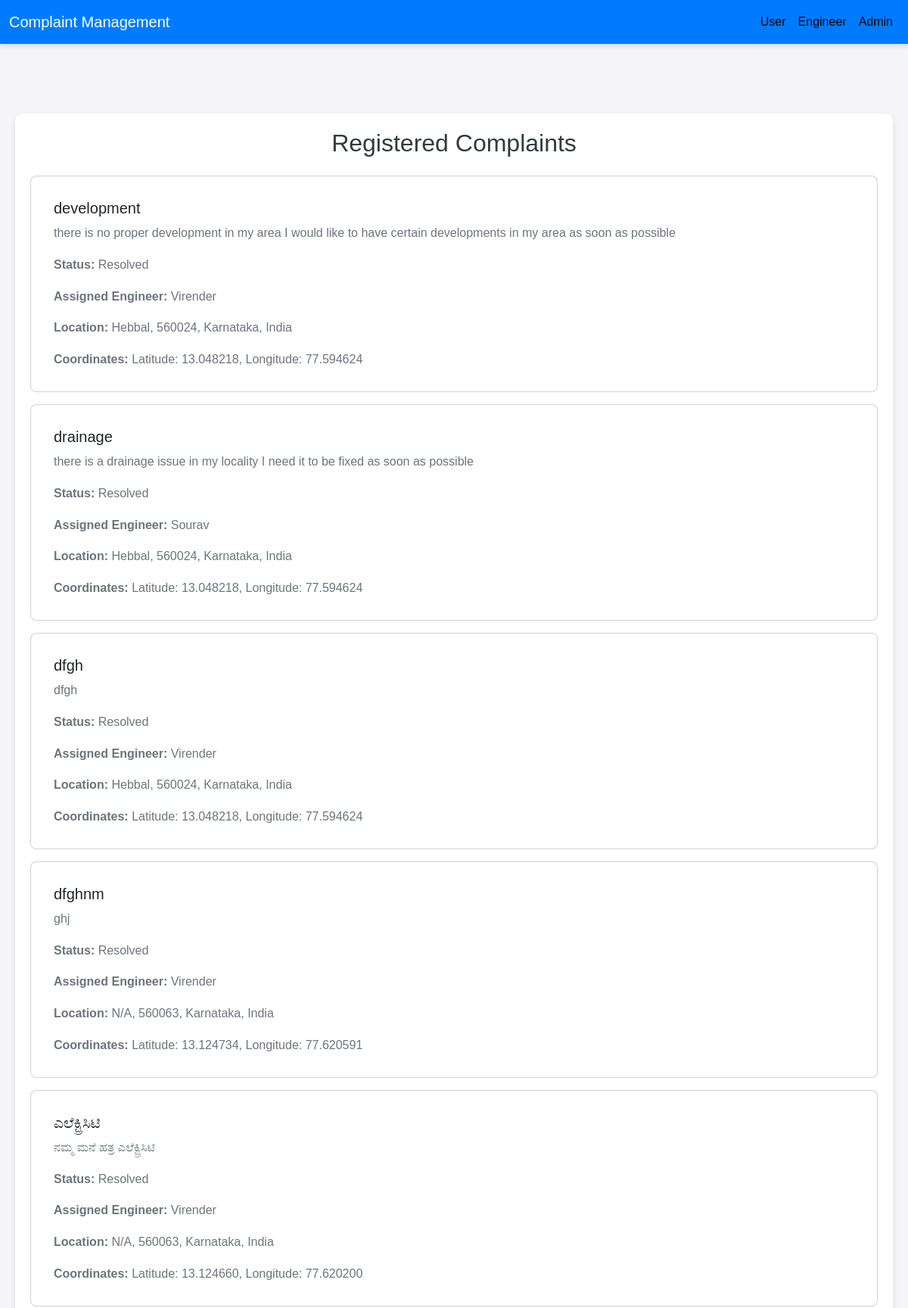
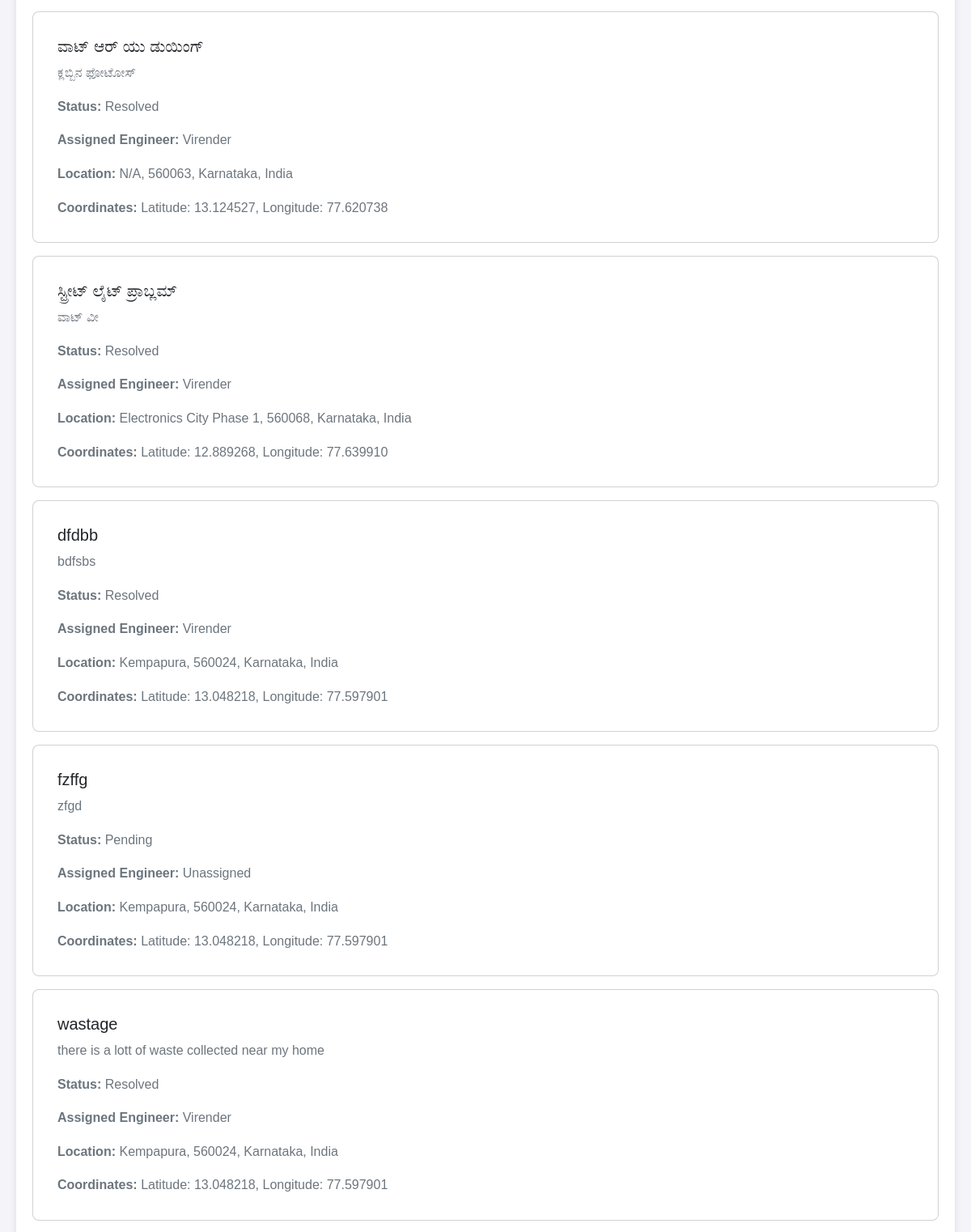
The page /user/complaints/ (signed in, upper part) on the database its author committed (2 pictures, top to bottom).
### complaints/models.py (models this page shows, shortened)
class Complaint(models.Model):
    STATUS_CHOICES = [
        ('Pending', 'Pending'),
        ('In Progress', 'In Progress'),
        ('Completed', 'Completed'),
    ]
    user = models.ForeignKey(User, on_delete=models.CASCADE)
    title = models.CharField(max_length=255)
    description = models.TextField()
    status = models.CharField(max_length=50, choices=STATUS_CHOICES, default='Pending')
    assigned_engineer = models.ForeignKey(
        User, on_delete=models.SET_NULL, null=True, blank=True, related_name="assigned_complaints"
    )
    created_at = models.DateTimeField(auto_now_add=True)
    image = models.ImageField(upload_to='complaint_images/', null=True, blank=True)
    suburb = models.CharField(max_length=255, null=True, blank=True)
    pincode = models.CharField(max_length=20, null=True, blank=True)
    state = models.CharField(max_length=255, null=True, blank=True)
    country = models.CharField(max_length=255, null=True, blank=True)
    location = models.CharField(max_length=255, null=True, blank=True)
    latitude = models.DecimalField(max_digits=9, decimal_places=6,blank=True, null=True)
    longitude = models.DecimalField(max_digits=9, decimal_places=6,blank=True, null=True)

### complaints/views.py (the view)
# urls.py: path('user/complaints/', views.view_user_complaints, name='view_user_complaints'),  # View user complaints
@login_required
def view_user_complaints(request):
    complaints = Complaint.objects.filter(user=request.user).exclude(status='Completed')
    suburb = request.GET.get('suburb','N/A')
    return render(request, 'user/view_complaints.html', {'complaints': complaints,'suburb':suburb})

### templates/user/view_complaints.html (shortened to what this page needs)
{% extends "base.html" %}
    {% load static %}
    {% block content %}
    <div class="container mt-5">
        <h2 class="text-center">Registered Complaints</h2>
        <div class="mt-4">
            {% for complaint in complaints %}
            <div class="card mb-3">
                <div class="card-body">
                    <h5 class="card-title">{{ complaint.title }}</h5>
                    <p class="card-text">{{ complaint.description }}</p>
                    <p class="card-text"><strong>Status:</strong> {{ complaint.status }}</p>
                    <p class="card-text"><strong>Assigned Engineer:</strong>
                        {% if complaint.assigned_engineer %}
                            {{ complaint.assigned_engineer.username }}
                        {% else %}
                            Unassigned
                        {% endif %}
                    </p>
                    <p class="card-text"><strong>Location:</strong> {{ complaint.suburb }}, {{ complaint.pincode }}, {{ complaint.state }}, {{ complaint.country }}</p>
                    <p class="card-text"><strong>Coordinates:</strong> Latitude: {{ complaint.latitude }}, Longitude: {{ complaint.longitude }}</p>
                </div>
            </div>
            {% endfor %}
        </div>
    </div>
    {% endblock %}

### templates/base.html (shortened to what this page needs)
<!DOCTYPE html>
<html lang="en">
<head>
    {% load static %}
    <link href="https://cdn.jsdelivr.net/npm/bootstrap@5.3.0-alpha3/dist/css/bootstrap.min.css" rel="stylesheet">
    <link rel="stylesheet" href="{% static 'complaints/css/style.css' %}">
</head>
<body>
    <nav class="navbar navbar-expand-lg navbar-light">
        <div class="container-fluid">
            <a class="navbar-brand" href="/">Complaint Management</a>
            <div class="collapse navbar-collapse" id="navbarNav">
                <ul class="navbar-nav ms-auto">
                    <li class="nav-item">
                        <a class="nav-link" href="{% url 'login' %}">User</a>
                    </li>
                    <li class="nav-item">
                        <a class="nav-link" href="{% url 'login' %}">Engineer</a>
                    </li>
                    <li class="nav-item">
                        <a class="nav-link" href="{% url 'login' %}">Admin</a>
                    </li>
                </ul>
            </div>
        </div>
    </nav>
    <div class="container my-4">
        {% block content %}{% endblock %}
    </div>
</body>
</html>

### complaints/static/complaints/css/style.css (style rules this page uses)
body { background-color: #f8f9fa; }
.navbar { background-color: #f8f9fa; }
.navbar-nav .nav-link { color: #000 !important; }
body { background-color: #f4f7fa; font-family: Arial, sans-serif; }
.card { border-radius: 8px; overflow: hidden; }
.card-body { padding: 30px; }
body { font-family: Arial, sans-serif; background-color: #f8f9fa; }

### templates/base.html (style rules this page uses)
body { font-family: Arial, sans-serif; line-height: 1.6; background-color: #f4f4f9; margin: 0; padding: 0; }
.navbar { position: sticky; top: 0; z-index: 1000; box-shadow: 0 4px 6px rgba(0, 0, 0, 0.1); background-color: #007bff; }
.navbar-brand, .nav-link { color: #fff !important; }
.container { max-width: 1200px; margin: auto; padding: 20px; }
h1, h2, h3 { color: #343a40; }
p { color: #6c757d; }
ul { padding-left: 20px; color: #495057; }
.text-center { text-align: center; }
.mt-5 { background-color: #fff; padding: 20px; border-radius: 10px; box-shadow: 0 4px 8px rgba(0, 0, 0, 0.1); }

### rows shown on the page
Complaint: title "development", description "there is no proper development in my area I would like to have certain developments in my area as soon as possible", status "Resolved", assigned_engineer.username "Virender", suburb "Hebbal", pincode "560024", state "Karnataka", country "India", latitude "13.048218", longitude "77.594624"
Complaint: title "drainage", description "there is a drainage issue in my locality I need it to be fixed as soon as possible", status "Resolved", assigned_engineer.username "Sourav", suburb "Hebbal", pincode "560024", state "Karnataka", country "India", latitude "13.048218", longitude "77.594624"
Complaint: title "dfgh", description "dfgh", status "Resolved", assigned_engineer.username "Virender", suburb "Hebbal", pincode "560024", state "Karnataka", country "India", latitude "13.048218", longitude "77.594624"
Complaint: title "dfghnm", description "ghj", status "Resolved", assigned_engineer.username "Virender", suburb "N/A", pincode "560063", state "Karnataka", country "India", latitude "13.124734", longitude "77.620591"
Complaint: title "ಎಲೆಕ್ಟ್ರಿಸಿಟಿ", description "ನಮ್ಮ ಮನೆ ಹತ್ರ ಎಲೆಕ್ಟ್ರಿಸಿಟಿ", status "Resolved", assigned_engineer.username "Virender", suburb "N/A", pincode "560063", state "Karnataka", country "India", latitude "13.124660", longitude "77.620200"
Complaint: title "ವಾಟ್ ಆರ್ ಯು ಡುಯಿಂಗ್", description "ಕ್ಲಬ್ಬಿನ ಫೋಟೋಸ್", status "Resolved", assigned_engineer.username "Virender", suburb "N/A", pincode "560063", state "Karnataka", country "India", latitude "13.124527", longitude "77.620738"
Complaint: title "ಸ್ಟ್ರೀಟ್ ಲೈಟ್ ಪ್ರಾಬ್ಲಮ್", description "ವಾಟ್ ವೀ", status "Resolved", assigned_engineer.username "Virender", suburb "Electronics City Phase 1", pincode "560068", state "Karnataka", country "India", latitude "12.889268", longitude "77.639910"
Complaint: title "dfdbb", description "bdfsbs", status "Resolved", assigned_engineer.username "Virender", suburb "Kempapura", pincode "560024", state "Karnataka", country "India", latitude "13.048218", longitude "77.597901"
Complaint: title "fzffg", description "zfgd", status "Pending", shows "Unassigned", suburb "Kempapura", pincode "560024", state "Karnataka", country "India", latitude "13.048218", longitude "77.597901"
Complaint: title "wastage", description "there is a lott of waste collected near my home", status "Resolved", assigned_engineer.username "Virender", suburb "Kempapura", pincode "560024", state "Karnataka", country "India", latitude "13.048218", longitude "77.597901"
